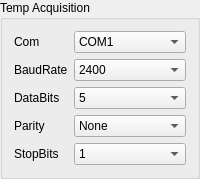
    <widget class="QGroupBox" name="gBoxTempSenor">
     <property name="title">
      <string>Temp Acquisition</string>
     </property>
     <layout class="QGridLayout" name="gridLayout_2">
      <item row="0" column="0">
       <widget class="QLabel" name="label_17">
        <property name="sizePolicy">
         <sizepolicy hsizetype="Fixed" vsizetype="Preferred">
          <horstretch>0</horstretch>
          <verstretch>0</verstretch>
         </sizepolicy>
        </property>
        <property name="text">
         <string>Com</string>
        </property>
       </widget>
      </item>
      <item row="0" column="1">
       <widget class="QComboBox" name="comboTempSerialNum">
        <item>
         <property name="text">
          <string>COM1</string>
         </property>
        </item>
        <item>
         <property name="text">
          <string>COM2</string>
         </property>
        </item>
        <item>
         <property name="text">
          <string>COM3</string>
         </property>
        </item>
        <item>
         <property name="text">
          <string>COM4</string>
         </property>
        </item>
        <item>
         <property name="text">
          <string>COM5</string>
         </property>
        </item>
        <item>
         <property name="text">
          <string>COM6</string>
         </property>
        </item>
        <item>
         <property name="text">
          <string>COM7</string>
         </property>
        </item>
        <item>
         <property name="text">
          <string>COM8</string>
         </property>
        </item>
        <item>
         <property name="text">
          <string>COM9</string>
         </property>
        </item>
        <item>
         <property name="text">
          <string>COM10</string>
         </property>
        </item>
        <item>
         <property name="text">
          <string>COM11</string>
         </property>
        </item>
        <item>
         <property name="text">
          <string>COM12</string>
         </property>
        </item>
        <item>
         <property name="text">
          <string>COM13</string>
         </property>
        </item>
        <item>
         <property name="text">
          <string>COM14</string>
         </property>
        </item>
        <item>
         <property name="text">
          <string>COM15</string>
         </property>
        </item>
        <item>
         <property name="text">
          <string>COM16</string>
         </property>
        </item>
        <item>
         <property name="text">
          <string>COM17</string>
         </property>
        </item>
        <item>
         <property name="text">
          <string>COM18</string>
         </property>
        </item>
        <item>
         <property name="text">
          <string>COM19</string>
         </property>
        </item>
        <item>
         <property name="text">
          <string>COM20</string>
         </property>
        </item>
        <item>
         <property name="text">
          <string>COM21</string>
         </property>
        </item>
        <item>
         <property name="text">
          <string>COM22</string>
         </property>
        </item>
        <item>
         <property name="text">
          <string>COM23</string>
         </property>
        </item>
        <item>
         <property name="text">
          <string>COM24</string>
         </property>
        </item>
        <item>
         <property name="text">
          <string>COM25</string>
         </property>
        </item>
        <item>
         <property name="text">
          <string>COM26</string>
         </property>
        </item>
        <item>
         <property name="text">
          <string>COM27</string>
         </property>
        </item>
        <item>
         <property name="text">
          <string>COM28</string>
         </property>
        </item>
        <item>
         <property name="text">
          <string>COM29</string>
         </property>
        </item>
        <item>
         <property name="text">
          <string>COM30</string>
         </property>
        </item>
       </widget>
      </item>
      <item row="1" column="0">
       <widget class="QLabel" name="label_15">
        <property name="text">
         <string>BaudRate</string>
        </property>
       </widget>
      </item>
      <item row="1" column="1">
       <widget class="QComboBox" name="comboTempBaudRate">
        <item>
         <property name="text">
          <string>2400</string>
         </property>
        </item>
        <item>
         <property name="text">
          <string>4800</string>
         </property>
        </item>
        <item>
         <property name="text">
          <string>9600</string>
         </property>
        </item>
        <item>
         <property name="text">
          <string>14400</string>
         </property>
        </item>
        <item>
         <property name="text">
          <string>19200</string>
         </property>
        </item>
        <item>
         <property name="text">
          <string>38400</string>
         </property>
        </item>
        <item>
         <property name="text">
          <string>56000</string>
         </property>
        </item>
       </widget>
      </item>
      <item row="2" column="0">
       <widget class="QLabel" name="label_13">
        <property name="text">
         <string>DataBits</string>
        </property>
       </widget>
      </item>
      <item row="2" column="1">
       <widget class="QComboBox" name="comboTempBits">
        <item>
         <property name="text">
          <string>5</string>
         </property>
        </item>
        <item>
         <property name="text">
          <string>6</string>
         </property>
        </item>
        <item>
         <property name="text">
          <string>7</string>
         </property>
        </item>
        <item>
         <property name="text">
          <string>8</string>
         </property>
        </item>
       </widget>
      </item>
      <item row="3" column="0">
       <widget class="QLabel" name="label_16">
        <property name="text">
         <string>Parity</string>
        </property>
       </widget>
      </item>
      <item row="3" column="1">
       <widget class="QComboBox" name="comboTempChkBit">
        <item>
         <property name="text">
          <string>None</string>
         </property>
        </item>
        <item>
         <property name="text">
          <string>Odd</string>
         </property>
        </item>
        <item>
         <property name="text">
          <string>Even</string>
         </property>
        </item>
       </widget>
      </item>
      <item row="4" column="0">
       <widget class="QLabel" name="label_14">
        <property name="text">
         <string>StopBits</string>
        </property>
       </widget>
      </item>
      <item row="4" column="1">
       <widget class="QComboBox" name="comboTempEndBit">
        <item>
         <property name="text">
          <string>1</string>
         </property>
        </item>
        <item>
         <property name="text">
          <string>1.5</string>
         </property>
        </item>
        <item>
         <property name="text">
          <string>2</string>
         </property>
        </item>
       </widget>
      </item>
     </layout>
    </widget>
